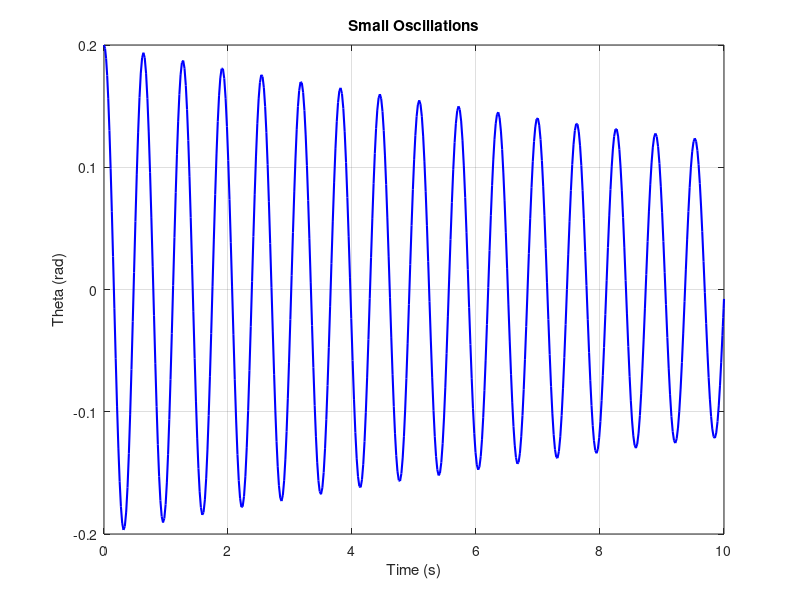
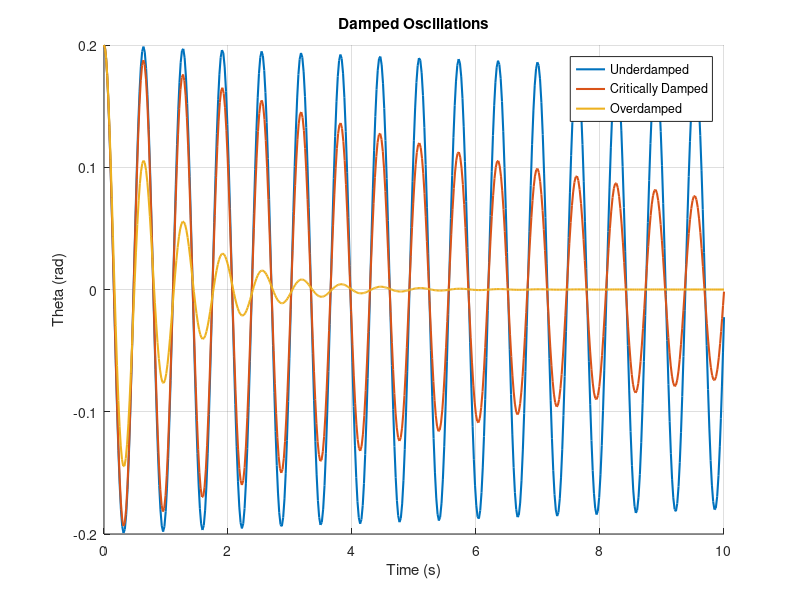
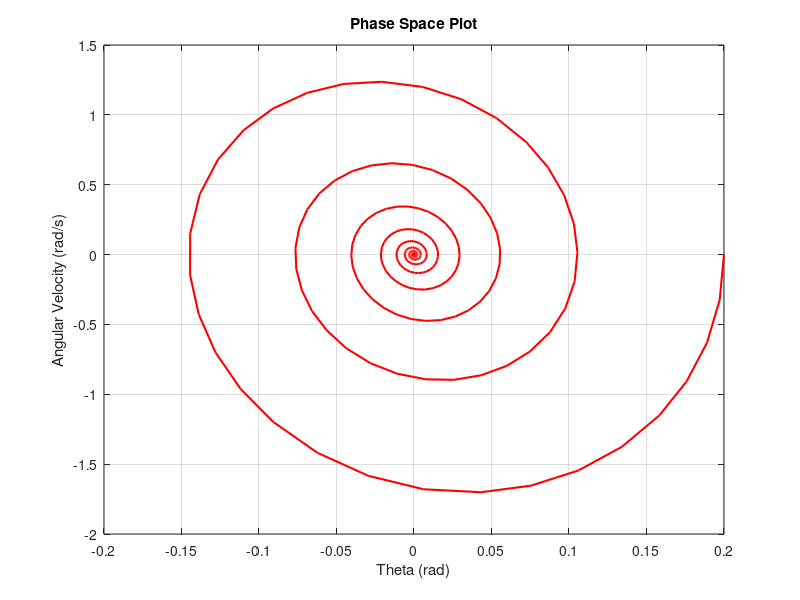
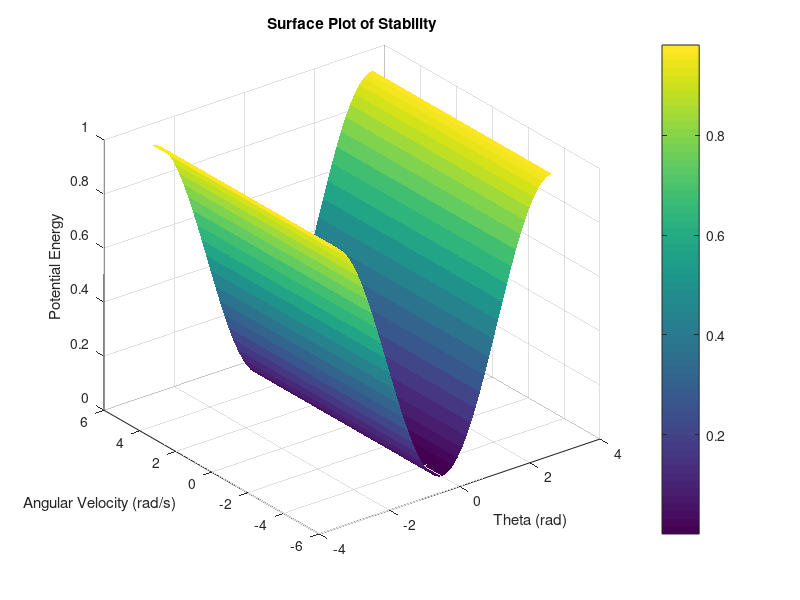

MATLAB code for these plots, in order:
% MATLAB Simulation for Self-Balancing Toy

clc; clear; close all;

% Parameters (adjustable)
m = 0.5;  % Mass (kg)
g = 9.81; % Gravity (m/s^2)
l = 0.1;  % Length (m)
b = 0.05; % Damping coefficient (adjust as needed)

% Define the equation of motion: theta'' + (b/m)*theta' + (g/l)*sin(theta) = 0
% Convert to first-order system: x1 = theta, x2 = theta'

% Define ODE function
odefun = @(t, x) [x(2); - (b/m)*x(2) - (g/l)*sin(x(1))];

% Initial conditions: Small displacement & zero initial velocity
theta0 = 0.2; % Initial angle (radians)
omega0 = 0;   % Initial angular velocity
x0 = [theta0; omega0];

% Time span for simulation
tspan = [0 10];

% Solve ODE using ode45
[t, x] = ode45(odefun, tspan, x0);

% Plot results: Small Oscillations
figure;
plot(t, x(:,1), 'b', 'LineWidth', 1.5);
xlabel('Time (s)'); ylabel('Theta (rad)');
title('Small Oscillations');
grid on;

% Damped Oscillations (adjust damping and re-simulate)
b_values = [0.01, 0.1, 1]; % Underdamped, Critically Damped, Overdamped

figure;
hold on;
for i = 1:length(b_values)
    b = b_values(i);
    odefun_damped = @(t, x) [x(2); - (b/m)*x(2) - (g/l)*sin(x(1))];
    [t, x] = ode45(odefun_damped, tspan, x0);
    plot(t, x(:,1), 'LineWidth', 1.5);
end
xlabel('Time (s)'); ylabel('Theta (rad)');
title('Damped Oscillations');
legend('Underdamped', 'Critically Damped', 'Overdamped');
grid on;

% Phase Space Plot
figure;
plot(x(:,1), x(:,2), 'r', 'LineWidth', 1.5);
xlabel('Theta (rad)'); ylabel('Angular Velocity (rad/s)');
title('Phase Space Plot');
grid on;

% Surface Plot for Stability Visualization
[Theta, Omega] = meshgrid(linspace(-pi, pi, 50), linspace(-5, 5, 50));
Potential = m * g * l * (1 - cos(Theta));
figure;
surf(Theta, Omega, Potential, 'EdgeColor', 'none');
xlabel('Theta (rad)'); ylabel('Angular Velocity (rad/s)'); zlabel('Potential Energy');
title('Surface Plot of Stability');
colorbar;
grid on;
